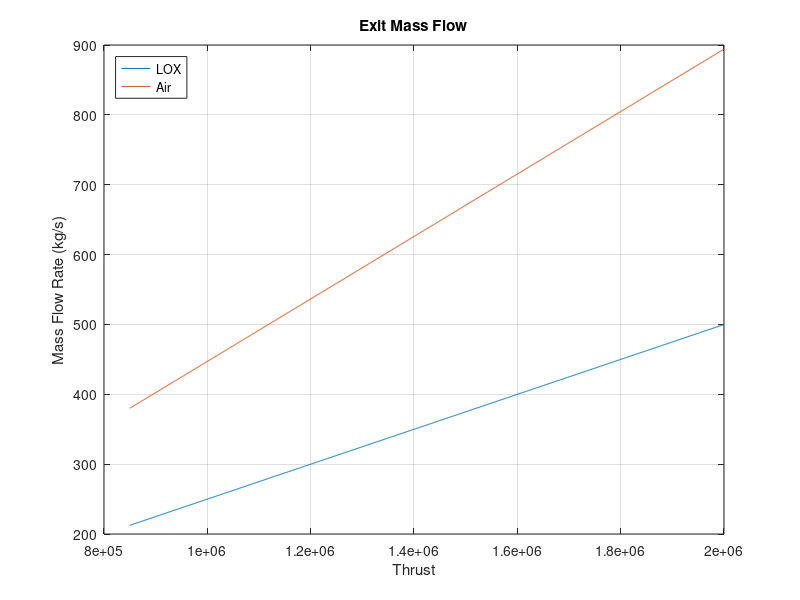
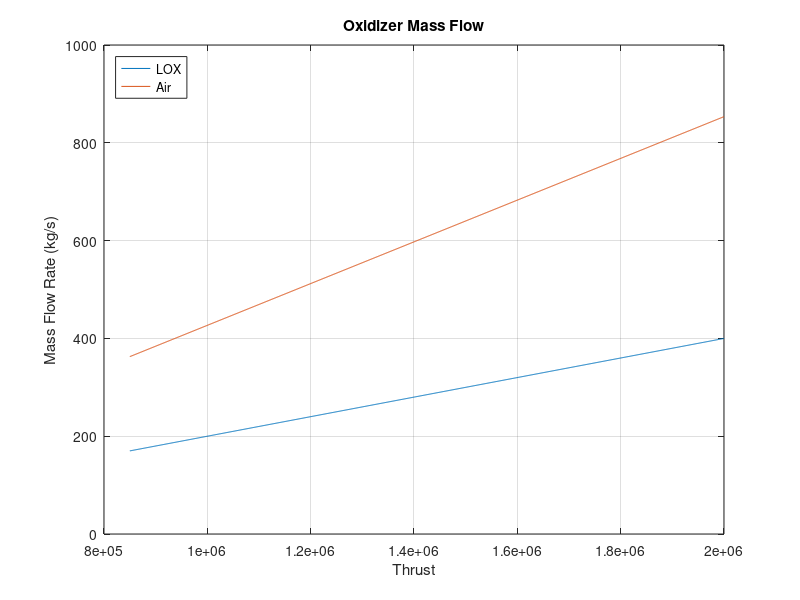
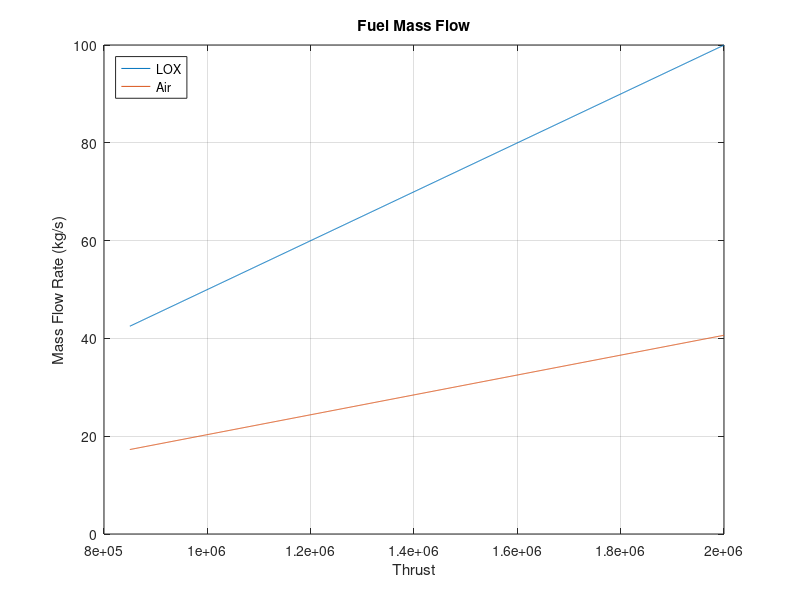

Here is the MATLAB script that generated these plots, in order:
%% AEE480 VARDA Project Propulsion Model
% Created by: Alex Edson
% Version date: Jan 24, 2018
% Values Obtained via CEARun, a NASA program

%% Purpose
% This code takes an input range of desired total thrust and outputs
% required flow rates for both fuel and oxidizers. This code consideres
% high purity LOX and intake air as useable oxidizers. It also will
% consider inlet areas, precooler load, BPR and OPR for the compressor
% section and the bypass burners. 

%% To-DOs
% --Need to consider number of engines
% --Write snippet to determine how much liquid air we can store or how much
%       liquid oxygen can be extracted and stored during ascent phase of flight
%       based on altitude. (Integrate into atmosphere.m)
% --Configure file to run as function (for future use and development)
% --Determine Bypass Ratio and Overall Pressure Ratio from inlet mass flow.
%       Include plots of relation of inlet area.
% --Determine Precooler surface area and heat load.
% --Determine power requirements for fuel/oxidizer pumps and helium loop
%

%% Main
clear,clc,close all
%LOX Variables
OF_LOX = 5;
gamma_LOX = 1.25; %At nozzle exit
a_LOX = 1122.9; %m/s speed of sound
Me_LOX = 3.563; %Mach Number at exit
Ve_LOX = Me_LOX * a_LOX;

%Air Variables
OF_Air = 22;
gamma_Air = 1.32; %at nozzle exit
a_Air = 605.2; %m/s speed of sound
Me_Air = 3.696; %Mach Number at exit
Ve_Air = Me_Air * a_Air;

%Thrust Range Input
T = linspace(8.5e5,2e6,1000);

%Calculate Reqired Exit Mass Flow
m_dot_Exit_LOX = T./Ve_LOX;
m_dot_Exit_Air = T./Ve_Air;

%Calculate Oxidizer and Fuel Mass Flow Rates
m_dot_F_LOX = m_dot_Exit_LOX./OF_LOX;
m_dot_F_Air = m_dot_Exit_Air./OF_Air;
m_dot_Ox_LOX = m_dot_Exit_LOX - m_dot_F_LOX;
m_dot_Ox_Air = m_dot_Exit_Air - m_dot_F_Air;

%Plot Required Flow Rates
figure(1)
plot(T,m_dot_Exit_LOX,T,m_dot_Exit_Air)
title('Exit Mass Flow')
xlabel('Thrust')
ylabel('Mass Flow Rate (kg/s)')
grid on
legend('LOX','Air','location','NorthWest')

figure(2)
plot(T,m_dot_Ox_LOX,T,m_dot_Ox_Air)
title('Oxidizer Mass Flow')
xlabel('Thrust')
ylabel('Mass Flow Rate (kg/s)')
grid on
legend('LOX','Air','location','NorthWest')

figure(3)
plot(T,m_dot_F_LOX,T,m_dot_F_Air)
title('Fuel Mass Flow')
xlabel('Thrust')
ylabel('Mass Flow Rate (kg/s)')
grid on
legend('LOX','Air','location','NorthWest')